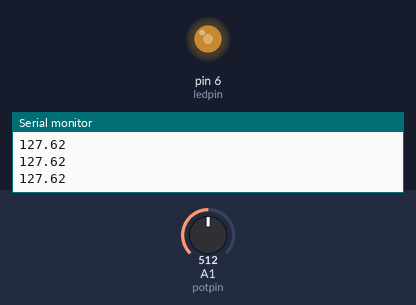
A sketch run on a simulated Arduino Uno, built with avr-gcc and run on an emulated ATmega328P. Parts: output pins drawn as LEDs (lit = HIGH), the last lines printed to the serial monitor. The inputs (shaded band) are chosen by the test bench; at power-on: A1 (potpin) = 512.

Above: at 1.3 s.
1.4 s: A1 (potpin) set to 716
At 2.6 s:
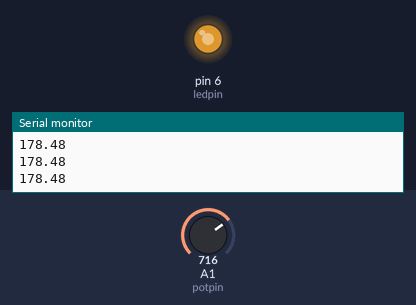
3.0 s: A1 (potpin) set to 900
At 3.9 s:
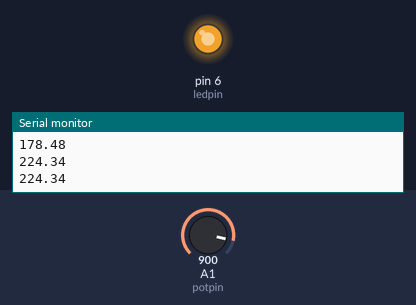
4.5 s: A1 (potpin) set to 122
At 5.1 s:
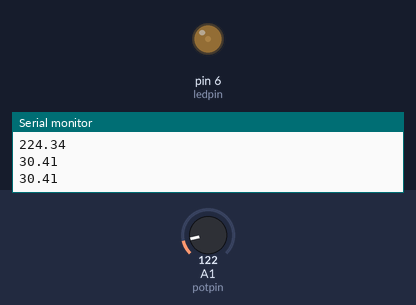
6.0 s: A1 (potpin) set to 0
At 7.2 s:
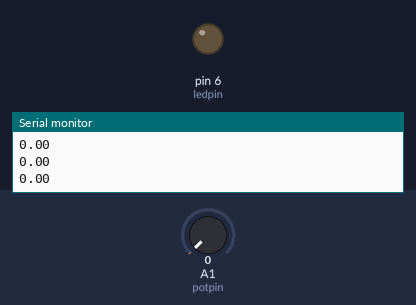
7.5 s: A1 (potpin) set to 511
At 8.7 s:
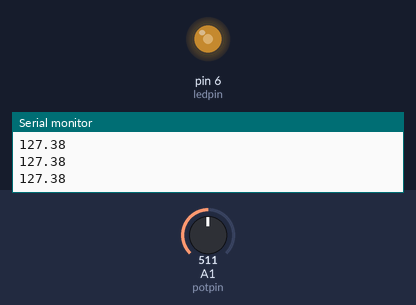
Timing chart, 0 to 10.0 s (numbered marks = the images above; inputs shaded):
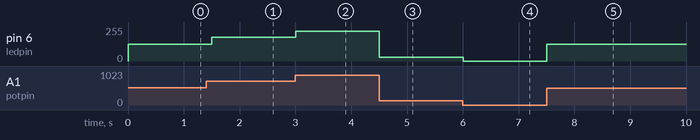

The sketch:

sketch_jul14a.ino
```cpp
int potpin= A1;
float ledval;
int potval;
int ledpin= 6;


void setup() {
  // put your setup code here, to run once:
pinMode(potpin , INPUT);
pinMode(ledpin , OUTPUT);
Serial.begin (9600);
}

void loop() {
  // put your main code here, to run repeatedly:
 potval=analogRead(potpin);
 ledval=(255./1023.)*potval;
analogWrite(ledpin,ledval) ;
Serial.println(ledval);
delay(500);
}
```

Measured:
- after the input at 1.4 s, pin 6 (ledpin): 127/255 → 178/255 after 0.10 s
- after the input at 3.0 s, pin 6 (ledpin): 178/255 → 224/255 at once
- after the input at 4.5 s, pin 6 (ledpin): 224/255 → 30/255 at once
- after the input at 6.0 s, pin 6 (ledpin): 30/255 → 0/255 at once
- after the input at 7.5 s, pin 6 (ledpin): 0/255 → 127/255 at once
